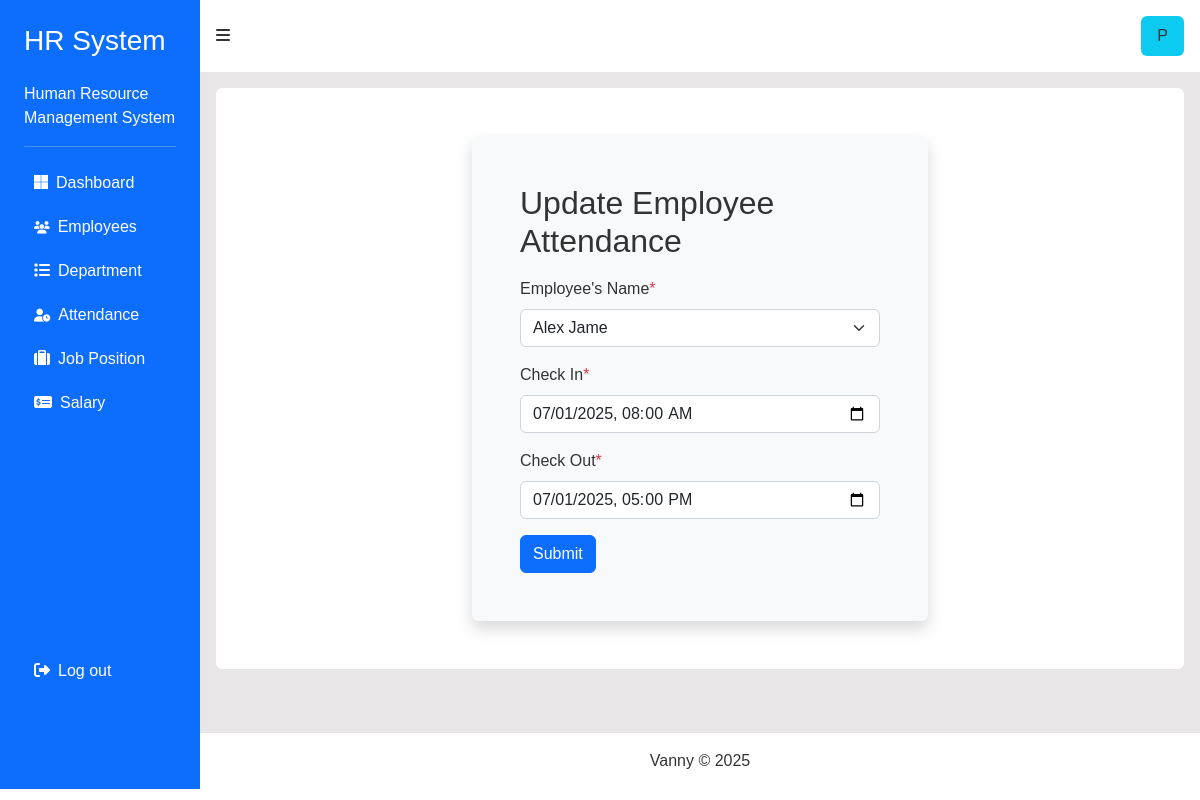
Screenshot of /update_attendance.php?edit=1 with the database file from the repository.
### tables this page shows
CREATE TABLE `attendances` (
  `id` int(11) NOT NULL,
  `emp_name` varchar(100) NOT NULL,
  `check_in` datetime DEFAULT NULL,
  `check_out` datetime DEFAULT NULL
);

CREATE TABLE `employees` (
  `id` int(11) NOT NULL,
  `emp_id` varchar(100) DEFAULT NULL,
  `full_name` varchar(100) NOT NULL,
  `dob` date NOT NULL,
  `gender` varchar(10) NOT NULL,
  `email` varchar(100) NOT NULL,
  `phone` varchar(15) NOT NULL,
  `hire_date` date NOT NULL,
  `department_id` int(11) NOT NULL,
  `position_id` int(11) NOT NULL,
  `salary_id` int(11) NOT NULL,
  `attendance_id` int(11) DEFAULT NULL,
  `role_id` int(11) NOT NULL
);

### controller.php (called while the page is built, shortened)
<?php
include './config.php';
$queryEmployeeNames = $conn->query("SELECT full_name FROM employees");
$currentYear = date("Y");
if (isset($_GET['edit'])) {
    $edit_attendance_id = $_GET['edit'];
    $sql = "SELECT * FROM attendances WHERE id='$edit_attendance_id'";
    $result = mysqli_query($conn, $sql);
    if ($result && mysqli_num_rows($result) > 0) {
        $edit_attendance_data = mysqli_fetch_assoc($result);
    }
}

### update_attendance.php (the view, shortened to what this page needs)
<?php
include "./controller.php";
?>
<!DOCTYPE html>
<html lang="en">
<head>
    <link rel="stylesheet" href="https://cdn.jsdelivr.net/npm/bootstrap@5.2.3/dist/css/bootstrap.min.css" />
    <link rel="stylesheet" href="https://cdnjs.cloudflare.com/ajax/libs/font-awesome/6.7.2/css/all.min.css" />
    <link rel="stylesheet" href="./custom.css" />
</head>
<body>
    <div class="container-fluid bg-page">
        <div class="row">
            <div class="col-md-2 bg-primary text-white" id="sidebar">
                <div class="sticky-top">
                    <?php
                    include "./menu.php";
                    ?>
                </div>
            </div>
            <div class="col-md-10 p-0" id="topbar">
                <div class="sticky-top">
                    <?php
                    include "./navBar.php";
                    ?>
                </div>
                <div class="p-3">
                    <div class="bg-white rounded p-3 py-5">
                        <div class="container d-flex justify-content-center align-items-center">
                            <div class="bg-light p-5 rounded shadow w-50">
                                <h2 class="mb-3">Update Employee Attendance</h2>
                                <form action="<?php echo $_SERVER['PHP_SELF'] ?>" method="POST">
                                    <div class="mb-3">
                                        <label for="newSelect_emp" class="form-label">Employee's Name<span class="text-danger">*</span></label>
                                        <select name="newSelect_emp" id="newSelect_emp" class="form-select">
                                            <?php while ($row = $queryEmployeeNames->fetch_assoc()): ?>
                                                <option value="<?= $row['full_name'] ?>" <?= (isset($edit_attendance_data['emp_name']) && $edit_attendance_data['emp_name'] == $row['full_name']) ? 'selected' : '' ?>>
                                                    <?= $row['full_name'] ?>
                                                </option>
                                            <?php endwhile; ?>
                                        </select>
                                    </div>
                                    <div class="mb-3">
                                        <label for="newCheck_in" class="form-label">Check In<span class="text-danger">*</span></label>
                                        <input type="datetime-local" class="form-control" id="newCheck_in" name="newCheck_in"
                                            value="<?= isset($edit_attendance_data['check_in']) ? $edit_attendance_data['check_in'] : '' ?>">
                                    </div>
                                    <div class="mb-3">
                                        <label for="newCheck_out" class="form-label">Check Out<span class="text-danger">*</span></label>
                                        <input type="datetime-local" class="form-control" id="newCheck_out" name="newCheck_out"
                                            value="<?= isset($edit_attendance_data['check_out']) ? $edit_attendance_data['check_out'] : '' ?>">
                                    </div>
                                    <button type="submit" name="btn_updateAttendance" class="btn btn-primary">Submit</button>
                                </form>
                            </div>
                        </div>
                    </div>
                </div>
                <div>
                    <div class="text-center bg-white p-3 mt-5">
                        <span>Vanny &copy; <?php echo $currentYear ?></span>
                    </div>
                </div>
            </div>
        </div>
    </div>
</body>
</html>

### custom.css (style rules this page uses)
* { margin: 0; padding: 0; box-sizing: border-box; font-family: "Arial", sans-serif; }
.bg-page { background-color: #e3e1e1ce; color: #333; }

### rows the page displays
attendances: newSelect_emp "Alex Jame", newCheck_in "07/01/2025 08:00", newCheck_out "07/01/2025 17:00"

### other values shown
$currentYear "2025"
